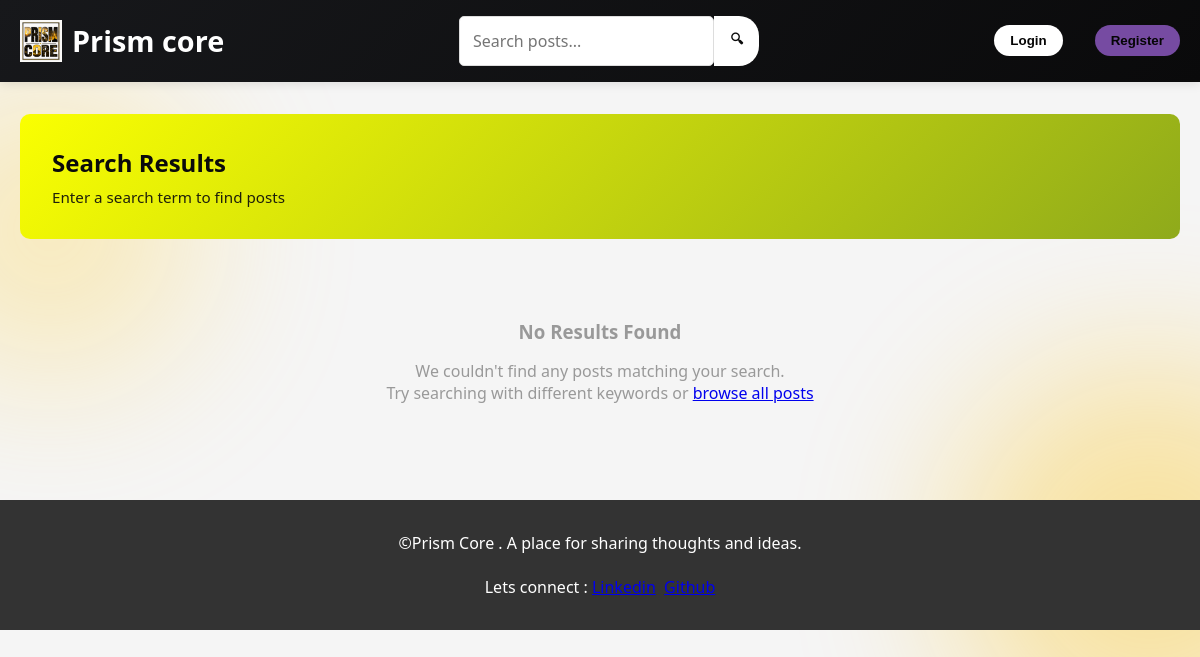
The app's page /search/, older data.
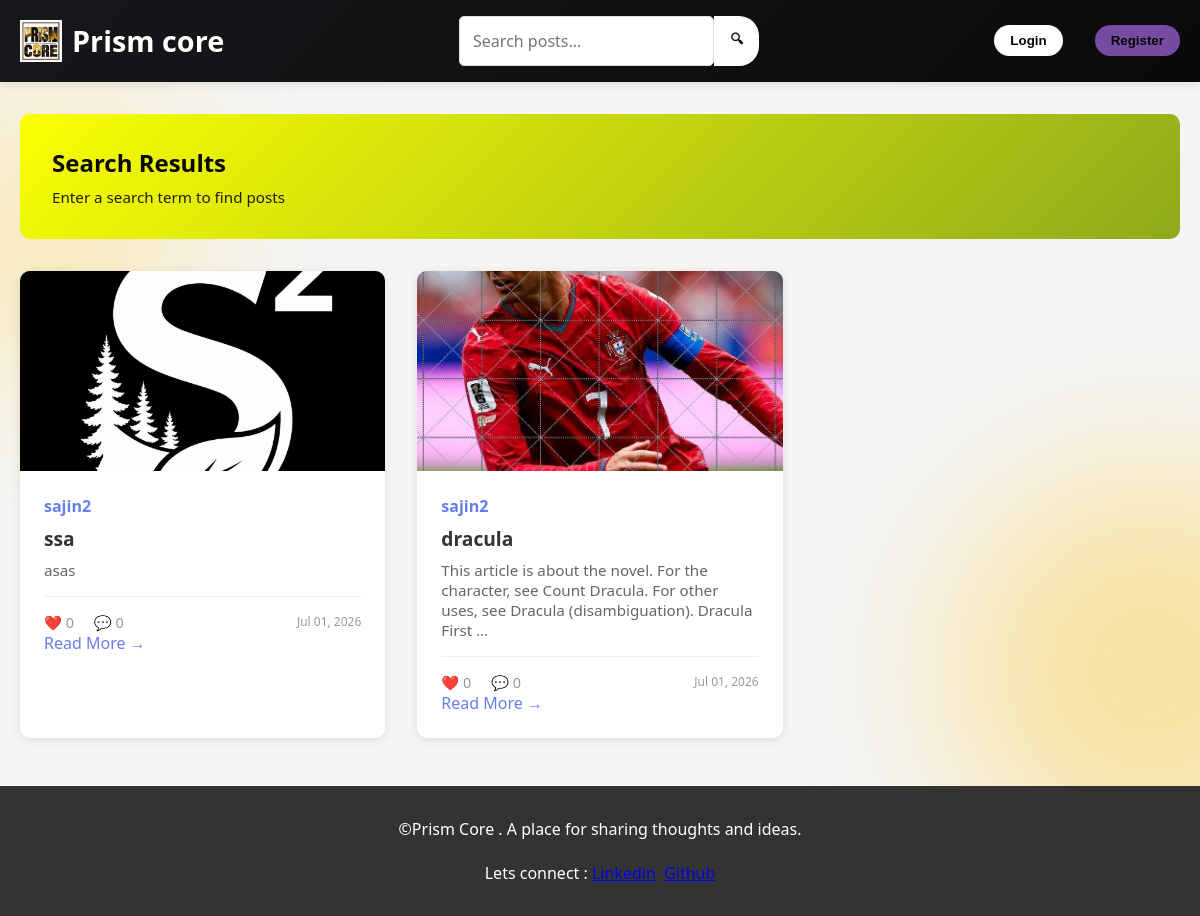
The same page, newer data.
### blog/models.py (models this page shows, shortened)
class Post(models.Model):
    title = models.CharField(max_length=200)
    content = models.TextField()
    author = models.ForeignKey(User, on_delete=models.CASCADE, related_name='posts')
    created_at = models.DateTimeField(auto_now_add=True)
    updated_at = models.DateTimeField(auto_now=True)
    image = models.ImageField(upload_to='blog_images/', blank=True, null=True)
    likes = models.ManyToManyField(User, related_name='liked_posts', blank=True)
    class Meta:
        ordering = ['-created_at']
    def total_likes(self):
        return self.likes.count()
    def total_comments(self):
        return self.comments.count()

### blog/views.py (the view)
# urls.py: path('search/', views.search_posts, name='search'),
def search_posts(request):
    query = request.GET.get('q', '')
    posts = Post.objects.all()
    if query:
        posts = posts.filter(
            Q(title__icontains=query) |
            Q(content__icontains=query) |
            Q(author__username__icontains=query)
        )
    paginator = Paginator(posts, 6)
    page_number = request.GET.get('page')
    posts_page = paginator.get_page(page_number)
    return render(request, 'search_results.html', {'posts': posts_page, 'query': query})

### blog/templates/search_results.html (shortened to what this page needs)
{% extends 'base.html' %}
{% block content %}
<div class="search-header">
    <h2>Search Results</h2>
    <div class="search-info">
        {% if query %}
            Showing results for: <strong>"{{ query }}"</strong>
        {% else %}
            Enter a search term to find posts
        {% endif %}
    </div>
</div>
{% if posts %}
    <div class="posts-grid">
        {% for post in posts %}
            <div class="post-card">
                <div class="post-image">
                    {% if post.image %}
                        <img src="{{ post.image.url }}" alt="{{ post.title }}">
                    {% else %}
                        📖
                    {% endif %}
                </div>
                <div class="post-content">
                    <div class="post-header">
                        <a href="{% url 'profile' post.author.username %}" class="post-author">
                            {{ post.author.username }}
                        </a>
                    </div>
                    <h3 class="post-title">{{ post.title }}</h3>
                    <p class="post-excerpt">{{ post.content|truncatewords:20 }}</p>
                    <div class="post-meta">
                        <div>
                            <span>❤️ {{ post.total_likes }}</span>
                            <span style="margin-left: 1rem;">💬 {{ post.total_comments }}</span>
                        </div>
                        <small>{{ post.created_at|date:"M d, Y" }}</small>
                    </div>
                    <a href="{% url 'post-detail' post.pk %}" class="post-link">Read More →</a>
                </div>
            </div>
        {% endfor %}
    </div>
{% else %}
    <div class="no-results">
        <h3>No Results Found</h3>
        <p>We couldn't find any posts matching your search.</p>
        <p>Try searching with different keywords or <a href="{% url 'home' %}">browse all posts</a></p>
    </div>
{% endif %}
{% endblock %}

Row changes from the older to the newer data that the page shows:
added Post: image (picture), author.username "sajin2", title "ssa", content "asas", total_likes "0", total_comments "0", created_at "Jul 01, 2026"
added Post: image (picture), author.username "sajin2", title "dracula", content "This article is about the novel. For the character, see Count Dracula. For other uses, see Dracula (disambiguation). Dracula First …", total_likes "0", total_comments "0", created_at "Jul 01, 2026"
Text that changed along with them:
text no longer shown: "No Results Found We couldn't find any posts matching your search. Try searching with different keywords or browse all posts"
